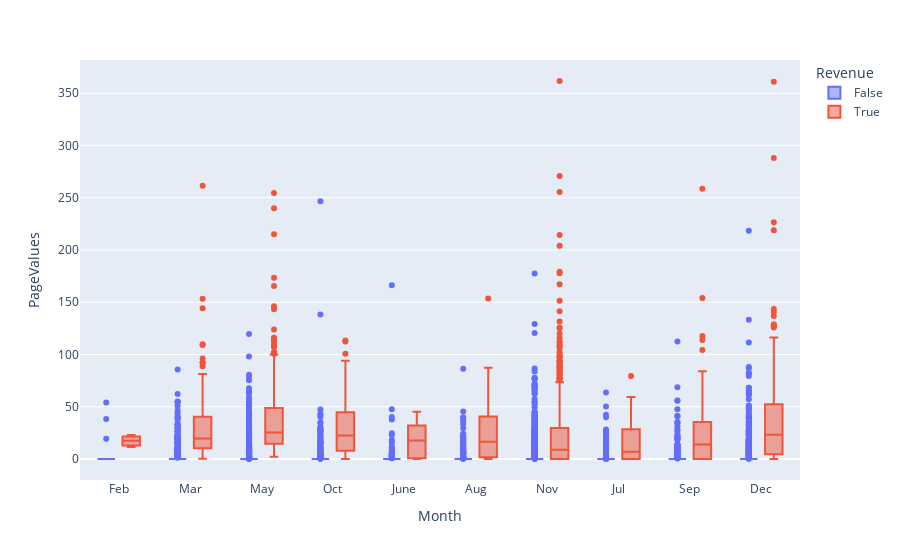

The notebook cell this image was saved under:
### Markdown cell above
##### 3.1. Month vs PageValues wrt Revenue

### Code cell
fig = px.box(df, x='Month', y='PageValues', color='Revenue')
fig.show()

### Figure 1 — Plotly figure (JSON) as saved in the notebook; plotly's stock layout.template omitted (floating-point values rounded to 4 significant figures; data arrays with more than 128 entries replaced by an {"elided": "..."} marker saying what was removed)
{"data": [{"alignmentgroup": "True", "hovertemplate": "Revenue=False<br>Month=%{x}<br>PageValues=%{y}<extra></extra>", "legendgroup": "False", "marker": {"color": "#636efa"}, "name": "False", "notched": false, "offsetgroup": "False", "orientation": "v", "showlegend": true, "type": "box", "x": {"elided": "10422 str values"}, "x0": " ", "xaxis": "x", "y": {"elided": "10422 float values"}, "y0": " ", "yaxis": "y"}, {"alignmentgroup": "True", "hovertemplate": "Revenue=True<br>Month=%{x}<br>PageValues=%{y}<extra></extra>", "legendgroup": "True", "marker": {"color": "#EF553B"}, "name": "True", "notched": false, "offsetgroup": "True", "orientation": "v", "showlegend": true, "type": "box", "x": {"elided": "1908 str values"}, "x0": " ", "xaxis": "x", "y": {"elided": "1908 float values"}, "y0": " ", "yaxis": "y"}], "layout": {"boxmode": "group", "legend": {"title": {"text": "Revenue"}, "tracegroupgap": 0}, "margin": {"t": 60}, "xaxis": {"anchor": "y", "domain": [0, 1], "title": {"text": "Month"}}, "yaxis": {"anchor": "x", "domain": [0, 1], "title": {"text": "PageValues"}}}}
